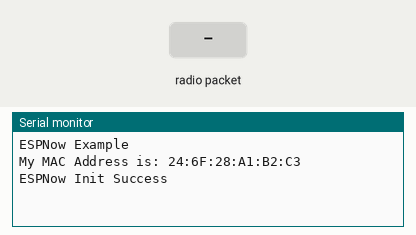
Simulated run of this sketch. Board: ESP32. On the bench: the last lines printed to the serial monitor. The inputs (shaded band) are chosen by the test bench.

Above: at 2.2 s.
2.3 s: radio packet "1" arrives
At 2.8 s:
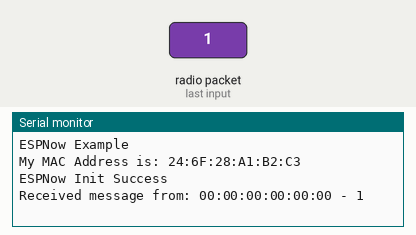
3.8 s: radio packet "0" arrives
At 5.0 s:
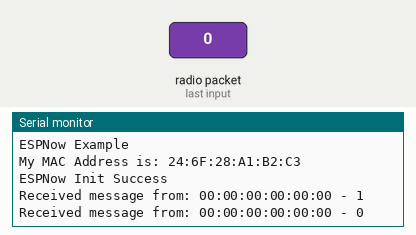
5.3 s: radio packet "2" arrives
At 6.3 s:
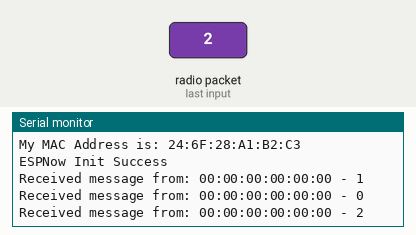

Measured:
- after the input at 2.3 s, the serial monitor: prints a new line at once (image 1)
- after the input at 3.8 s, the serial monitor: prints a new line at once (image 2)
- after the input at 5.3 s, the serial monitor: prints a new line at once (image 3)

The sketch:

send_recieve_string2.ino
```cpp
#include <WiFi.h>
#include <esp_now.h>
//
//bool buttonDown = false;
//bool ledOn = false;

void formatMacAddress(const uint8_t *macAddr, char *buffer, int maxLength)
{
  snprintf(buffer, maxLength, "%02x:%02x:%02x:%02x:%02x:%02x", macAddr[0], macAddr[1], macAddr[2], macAddr[3], macAddr[4], macAddr[5]);
}

void receiveCallback(const uint8_t *macAddr, const uint8_t *data, int dataLen)
{
  // only allow a maximum of 250 characters in the message + a null terminating byte
  char buffer[ESP_NOW_MAX_DATA_LEN + 1];
  int msgLen = min(ESP_NOW_MAX_DATA_LEN, dataLen);
  strncpy(buffer, (const char *)data, msgLen);
  // make sure we are null terminated
  buffer[msgLen] = 0;
  // format the mac address
  char macStr[18];
  formatMacAddress(macAddr, macStr, 18);
  // debug log the message to the serial port
  Serial.printf("Received message from: %s - %s\n", macStr, buffer);
  // what are our instructions
//  if (strcmp("on", buffer) == 0)
//  {
//    ledOn = true;
//  }
//  else
//  {
//    ledOn = false;
//  }
//  digitalWrite(2, ledOn);
}

// callback when data is sent
void sentCallback(const uint8_t *macAddr, esp_now_send_status_t status)
{
  char macStr[18];
  formatMacAddress(macAddr, macStr, 18);
//  Serial.print("Last Packet Sent to: ");
//  Serial.println(macStr);
//  Serial.print("Last Packet Send Status: ");
//  Serial.println(status == ESP_NOW_SEND_SUCCESS ? "Delivery Success" : "Delivery Fail");
}

void broadcast(const String &message)
{
  // this will broadcast a message to everyone in range
  uint8_t broadcastAddress[] = {0xFF, 0xFF, 0xFF, 0xFF, 0xFF, 0xFF};
  esp_now_peer_info_t peerInfo = {};
  memcpy(&peerInfo.peer_addr, broadcastAddress, 6);
  if (!esp_now_is_peer_exist(broadcastAddress))
  {
    esp_now_add_peer(&peerInfo);
  }
  esp_err_t result = esp_now_send(broadcastAddress, (const uint8_t *)message.c_str(), message.length());
  // and this will send a message to a specific device
  /*uint8_t peerAddress[] = {0x3C, 0x71, 0xBF, 0x47, 0xA5, 0xC0};
  esp_now_peer_info_t peerInfo = {};
  memcpy(&peerInfo.peer_addr, peerAddress, 6);
  if (!esp_now_is_peer_exist(peerAddress))
  {
    esp_now_add_peer(&peerInfo);
  }
  esp_err_t result = esp_now_send(peerAddress, (const uint8_t *)message.c_str(), message.length());*/
//  if (result == ESP_OK)
//  {
//    Serial.println("Broadcast message success");
//  }
//  else if (result == ESP_ERR_ESPNOW_NOT_INIT)
//  {
//    Serial.println("ESPNOW not Init.");
//  }
//  else if (result == ESP_ERR_ESPNOW_ARG)
//  {
//    Serial.println("Invalid Argument");
//  }
//  else if (result == ESP_ERR_ESPNOW_INTERNAL)
//  {
//    Serial.println("Internal Error");
//  }
//  else if (result == ESP_ERR_ESPNOW_NO_MEM)
//  {
//    Serial.println("ESP_ERR_ESPNOW_NO_MEM");
//  }
//  else if (result == ESP_ERR_ESPNOW_NOT_FOUND)
//  {
//    Serial.println("Peer not found.");
//  }
//  else
//  {
//    Serial.println("Unknown error");
//  }
}

void setup()
{
  Serial.begin(115200);
  delay(1000);
  //Set device in STA mode to begin with
  WiFi.mode(WIFI_STA);
  Serial.println("ESPNow Example");
  // Output my MAC address - useful for later
  Serial.print("My MAC Address is: ");
  Serial.println(WiFi.macAddress());
  // shut down wifi
  WiFi.disconnect();
  // startup ESP Now
  if (esp_now_init() == ESP_OK)
  {
    Serial.println("ESPNow Init Success");
    esp_now_register_recv_cb(receiveCallback);
    esp_now_register_send_cb(sentCallback);
  }
  else
  {
    Serial.println("ESPNow Init Failed");
    delay(3000);
    ESP.restart();
  }
  // use the built in button
//  pinMode(0, INPUT_PULLUP);
//  pinMode(2, OUTPUT);
}

void loop()
{
  broadcast("hey im hassan shahzad");
  delay(500);
}
```
